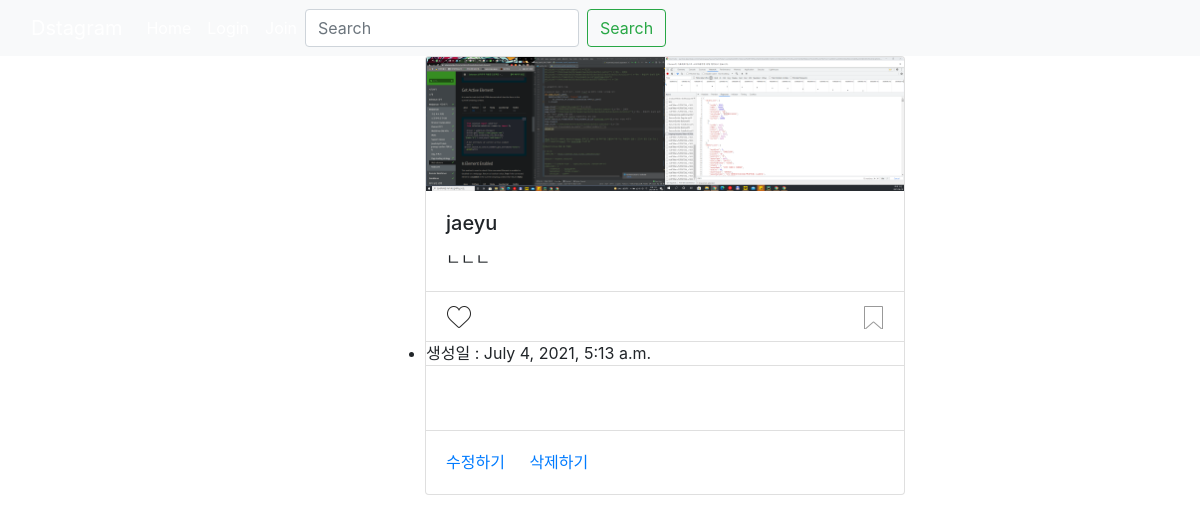
/detail/5/, run on an earlier commit of the app's database.
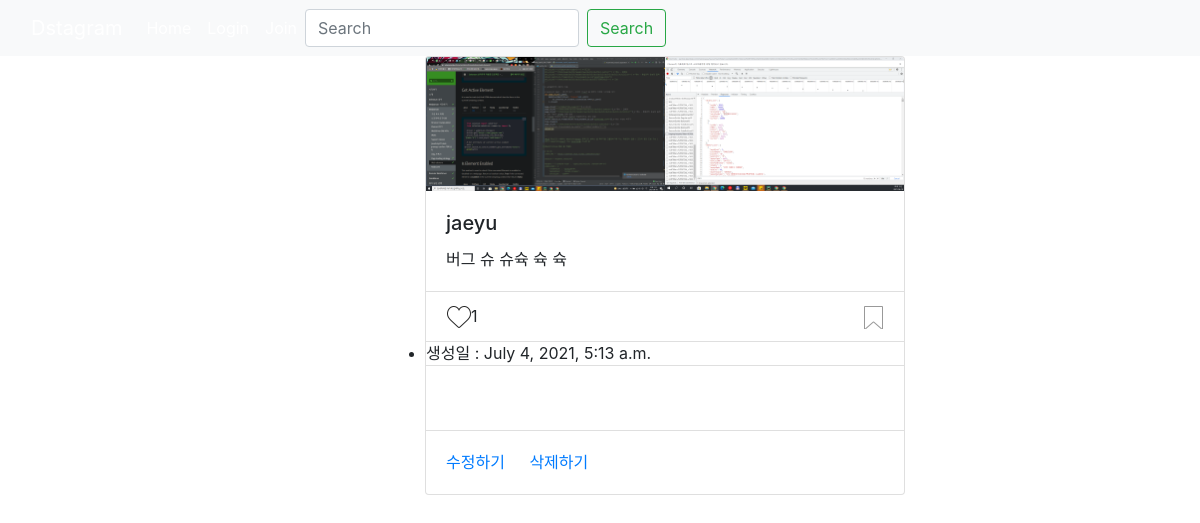
And on a later commit of the database.
### photo/models.py (models this page shows, shortened)
class Photo(models.Model):
    author = models.ForeignKey(User, on_delete=models.CASCADE, related_name='user')
    text = models.TextField(blank=True)
    image = models.ImageField(upload_to='timeline_photo/%Y/%m/%d')
    created = models.DateTimeField(auto_now_add=True)
    updated = models.DateTimeField(auto_now=True)
    like = models.ManyToManyField(User, related_name='like_post', blank=True)
    saved = models.ManyToManyField(User, related_name='saved_post',blank=True)
    class Meta:
        ordering = ['-created']

### photo/views.py (the view)
# urls.py: path("detail/<int:pk>/",PhotoDetail.as_view(),name='detail'),
class PhotoDetail(DetailView):
    model = Photo
    template_name_suffix = '_detail'

### photo/templates/photo/photo_detail.html (shortened to what this page needs)
{% extends 'base.html' %}
{% block content %}
<div class="row">
    <div class="col"></div>
    <div class="col-12 col-xl-4 col-md-4">
        <div class="card" style="width: 30rem;">
            <img src=" {{ object.image.url }}" class="card-img-top" alt="...">
            <div class="card-body">
                <h5 class="card-title">{{ object.author }}</h5>
                <p class="card-text"> {{ object.text }} </p>
            </div>
            <ul class="list-group list-group-flush">
                <li class="list-group-item">
                    <a href="{% url 'photo:like' object.id %}" class="float-left btn-like {%if user in object.like.all %} active {%endif%}">좋아요!</a>
                    {% if object.like.all.count %}
                    <span class = 'float-left'>
                        {{object.like.all.count}}
                    </span>
                    {% endif %}
                    <a href="{% url 'photo:saved' object.id %}" class="float-right btn-saved {%if user in object.saved.all %} active {%endif%}">저장하기!</a>
                </li>
                <li class="list-group-itme">생성일 : {{ object.created }}</li>
                <li class="list-group-item">
                    {% load disqus_tags %}
                    <div class="card-body">
                    </div>
                </li>
            </ul>
            <div class="card-body">
                <a href="{% url 'photo:update' object.id %}" class="card-link">수정하기</a>
                <a href="{% url 'photo:delete' object.id %}" class="card-link">삭제하기</a>
            </div>
        </div>
    </div>
    <dic class="col"></dic>
</div>
{% endblock %}

What changed in the data, as far as the page shows it:
changed Photo "jaeyu": text "ㄴㄴㄴ" → "버그 슈 슈슉 슉 슉"; like.all.count (not shown) → "1"
